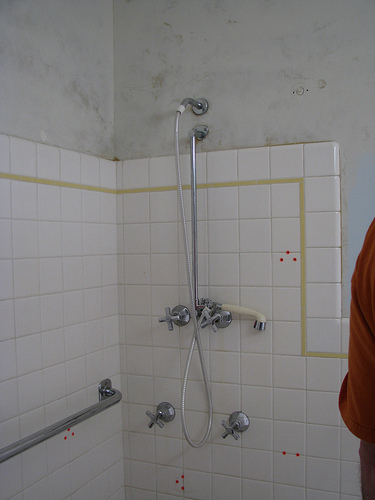
#> input picture Alles/KlassischeBildverarbeitung/TemplateMatch/tiles/2.jpg, 375 x 500 px, found by its file name
$ python grabcut3.py
#> lines starting #> are read from the running program, lines starting #| are printed output that depends on the picture
import numpy as np
import cv2
from matplotlib import pyplot as plt

img = cv2.imread('2.jpg')              # img.shape : (413, 620, 3)
#> img is the input picture: shape (500, 375, 3); mean B, G, R 124.6, 125.5, 127.8
mask = np.zeros(img.shape[:2],np.uint8)   # img.shape[:2] = (413, 620)

bgdModel = np.zeros((1,65),np.float64)
fgdModel = np.zeros((1,65),np.float64)

rect = (1,1,500,500)

# this modifies mask
cv2.grabCut(img,mask,rect,bgdModel,fgdModel,5,cv2.GC_INIT_WITH_RECT)

# If mask==2 or mask== 1, mask2 get 0, other wise it gets 1 as 'uint8' type.
mask2 = np.where((mask==2)|(mask==0),0,1).astype('uint8')

# adding additional dimension for rgb to the mask, by default it gets 1
# multiply it with input image to get the segmented image
img_cut = img*mask2[:,:,np.newaxis]
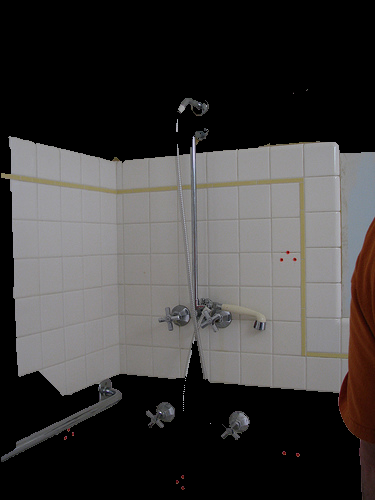
#> img_cut: shape (500, 375, 3); mean B, G, R 61, 61.6, 63.7

plt.subplot(211),plt.imshow(img)
plt.title('Input Image'), plt.xticks([]), plt.yticks([])
plt.subplot(212),plt.imshow(img_cut)
plt.title('Grab cut'), plt.xticks([]), plt.yticks([])
plt.show()
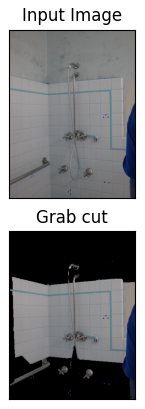
#> figure drawn by matplotlib, 2 panels; B, G, R data is drawn as R, G, B

$ run again, with Alles/KlassischeBildverarbeitung/TemplateMatch/tiles/1.jpg copied over Alles/KlassischeBildverarbeitung/TemplateMatch/tiles/2.jpg
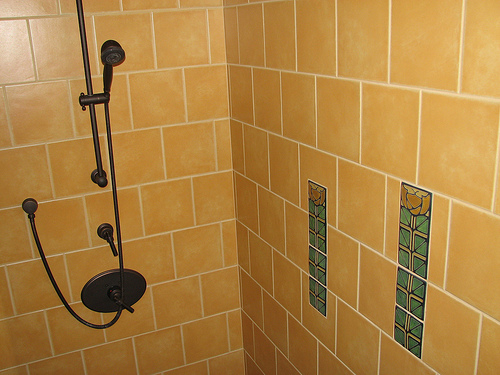
#> input picture Alles/KlassischeBildverarbeitung/TemplateMatch/tiles/1.jpg, 500 x 375 px, found by its file name
#> img is the input picture: shape (375, 500, 3); mean B, G, R 65.7, 129.4, 173.1
#> `img_cut = img*mask2[:,:,np.newaxis]`:
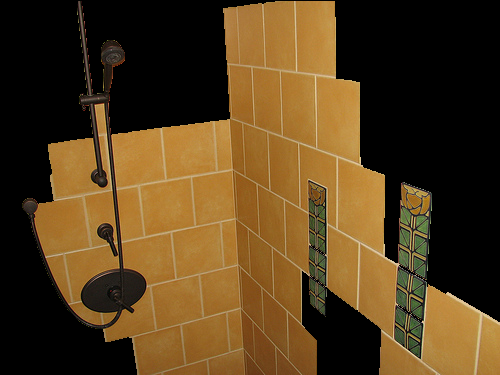
#> img_cut: shape (375, 500, 3); mean B, G, R 28.5, 61.8, 85.2
#> `plt.show()`:
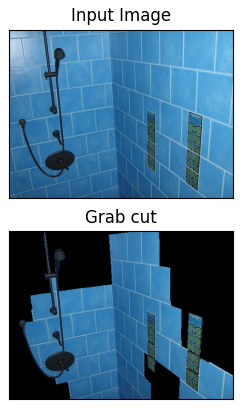
#> figure drawn by matplotlib, 2 panels; B, G, R data is drawn as R, G, B

$ run again, with Alles/KlassischeBildverarbeitung/TemplateMatch/tiles/10.jpg copied over Alles/KlassischeBildverarbeitung/TemplateMatch/tiles/2.jpg
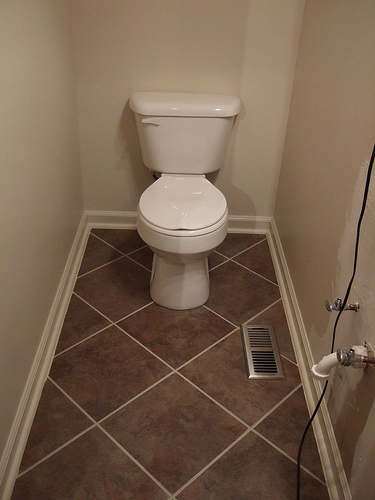
#> input picture Alles/KlassischeBildverarbeitung/TemplateMatch/tiles/10.jpg, 375 x 500 px, found by its file name
#> img is the input picture: shape (500, 375, 3); mean B, G, R 78.7, 97.9, 120
#> `img_cut = img*mask2[:,:,np.newaxis]`:
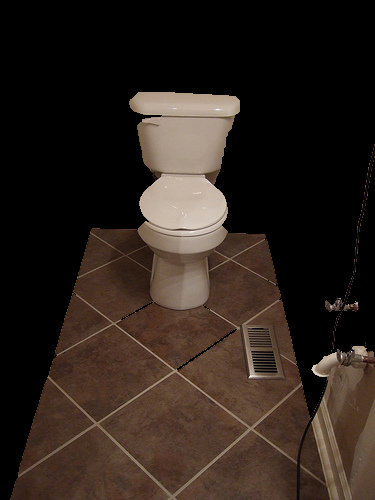
#> img_cut: shape (500, 375, 3); mean B, G, R 28.1, 34.7, 45
#> `plt.show()`:
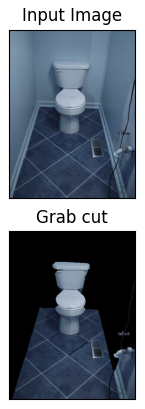
#> figure drawn by matplotlib, 2 panels; B, G, R data is drawn as R, G, B

$ run again, with Alles/KlassischeBildverarbeitung/TemplateMatch/tiles/11.jpg copied over Alles/KlassischeBildverarbeitung/TemplateMatch/tiles/2.jpg
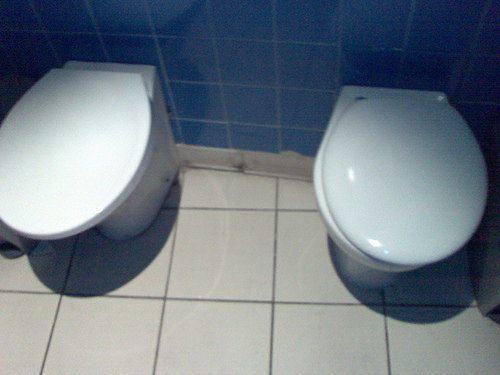
#> input picture Alles/KlassischeBildverarbeitung/TemplateMatch/tiles/11.jpg, 500 x 375 px, found by its file name
#> img is the input picture: shape (375, 500, 3); mean B, G, R 132.2, 122.9, 111.8
#> `img_cut = img*mask2[:,:,np.newaxis]`:
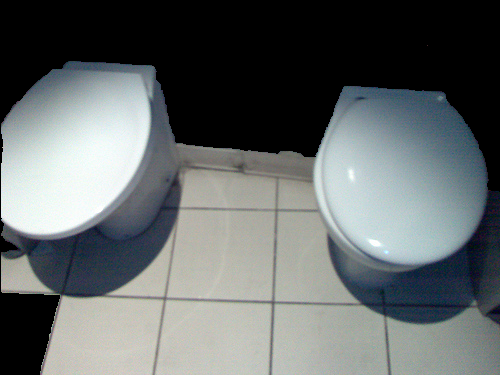
#> img_cut: shape (375, 500, 3); mean B, G, R 106, 105.7, 100.5
#> `plt.show()`:
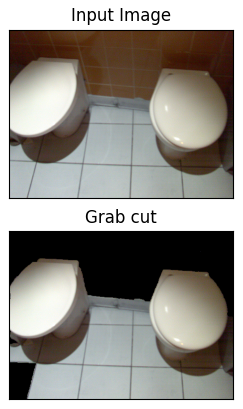
#> figure drawn by matplotlib, 2 panels; B, G, R data is drawn as R, G, B
